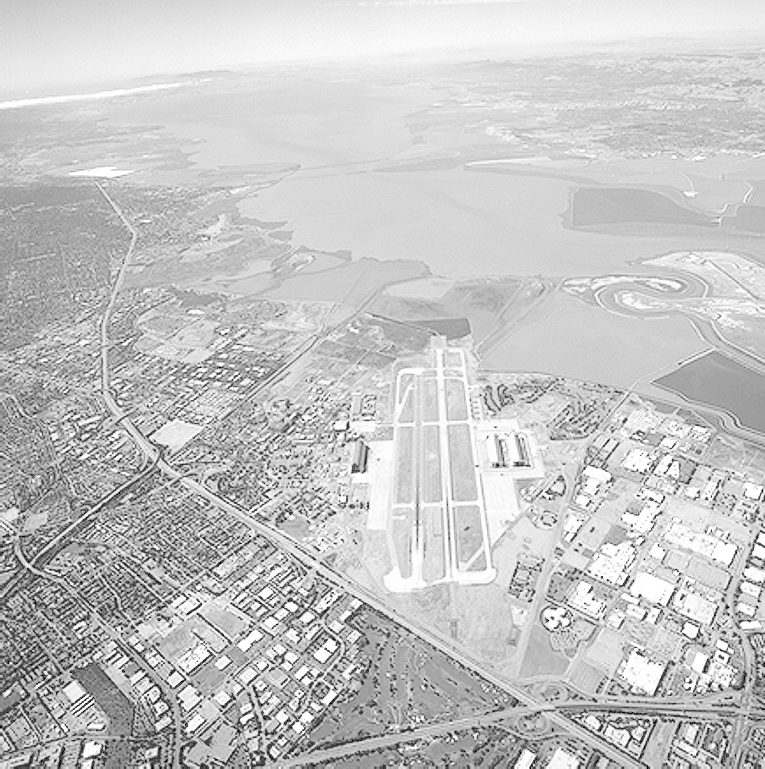
#> input picture data/runway.png, 765 x 769 px
$ jupyter execute assignement_01.ipynb
#> lines starting #> are read from the running program, lines starting #| are printed output that depends on the picture; after the words box and inside, x2 and y2 are one past the last pixel; in counts of white or black regions, pixels touching at a corner belong together
[cell 1]
import cv2
import numpy as np
import matplotlib.pyplot as plt

Questio - 01

[cell 2]
image_path = '../data/runway.png'
img = cv2.imread(image_path, cv2.IMREAD_GRAYSCALE)
#> img is the input picture: shape (769, 765); min 0, max 255, mean 197.1

if img is not None:
    # Normalize input pixel intensity (r) to the range [0, 1] as requested
    r = img / 255.0

    # (a) Gamma correction with gamma = 0.5
    gamma_a = 0.5
    s_a = np.power(r, gamma_a)
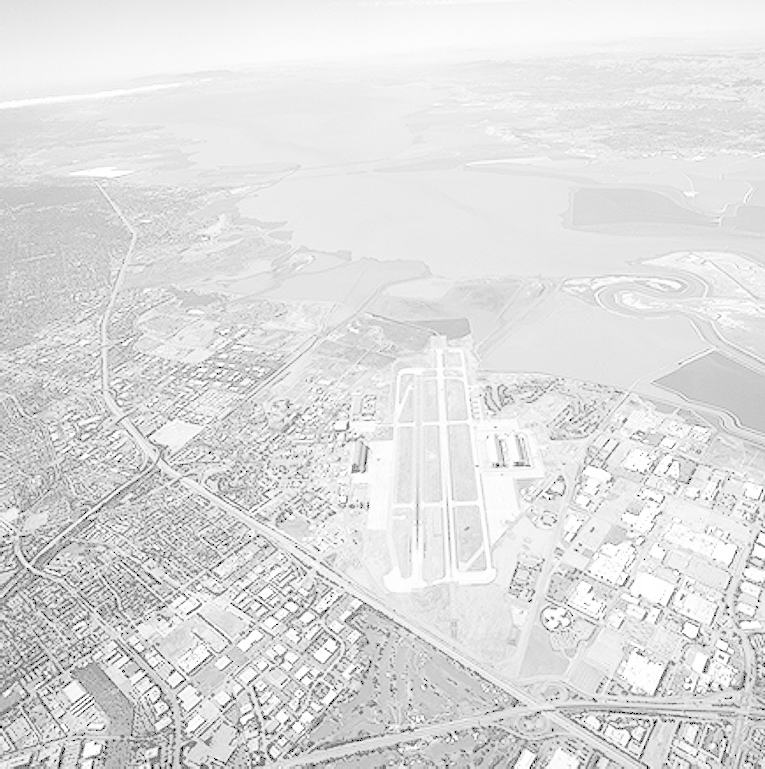
#> s_a: shape (769, 765) float64; min 0, max 1, mean 0.873

    # (b) Gamma correction with gamma = 2
    gamma_b = 2.0
    s_b = np.power(r, gamma_b)
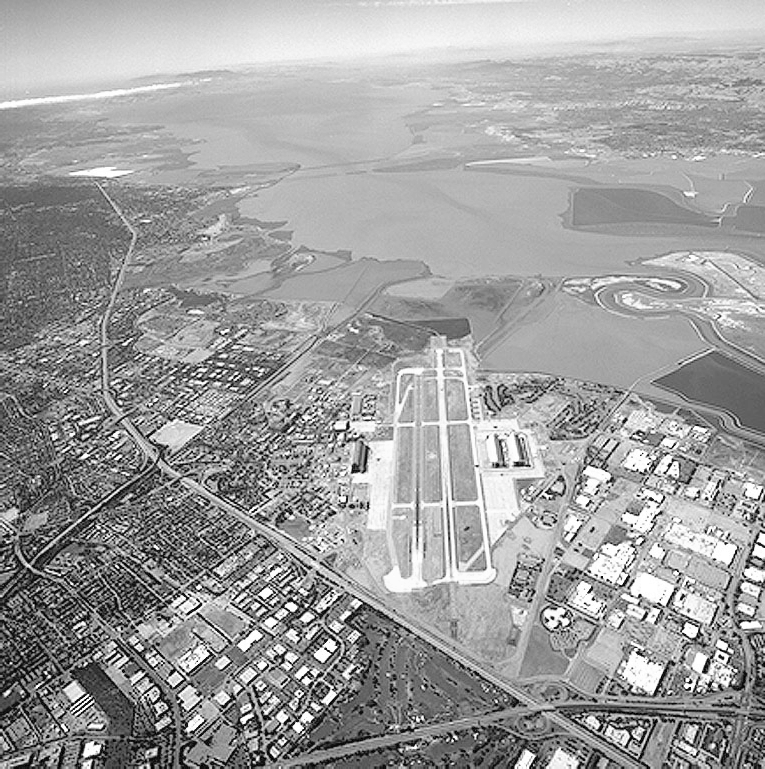
#> s_b: shape (769, 765) float64; min 0, max 1, mean 0.623

    # (c) Contrast Stretching (linear piecewise)
    r1, r2 = 0.2, 0.8
    s_c = np.zeros_like(r) # Initialize output array with zeros

    # Apply the piecewise mathematical conditions directly
    s_c[r < r1] = 0
    mask = (r >= r1) & (r <= r2) # Mid-range condition
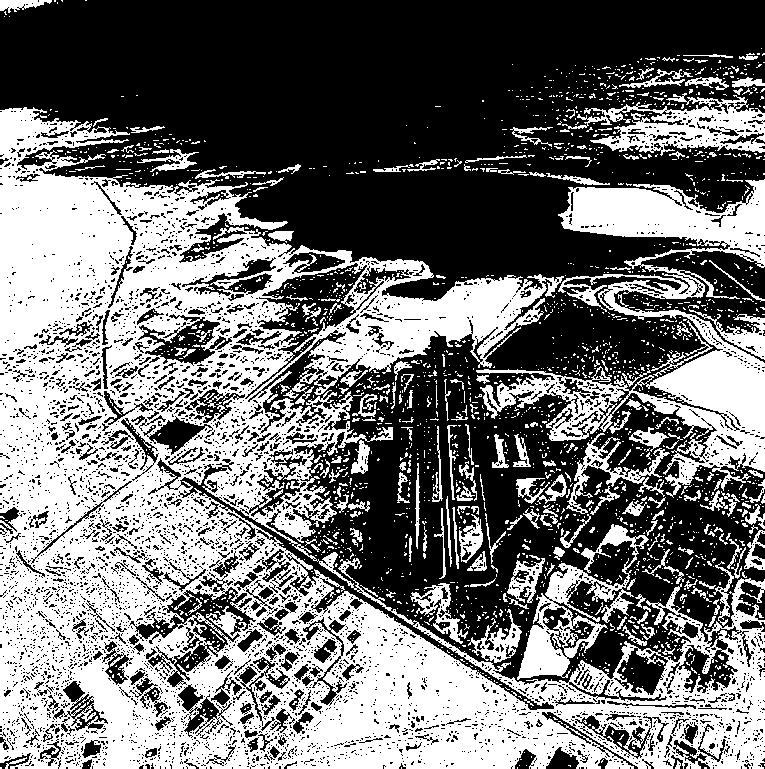
#> mask: shape (769, 765) bool; 44.8% white; 2141 white regions (1928 under 20 px), largest, box (x1, y1, x2, y2) and area: (0, 107, 765, 769) 195679, (476, 179, 765, 498) 27111, (517, 524, 649, 680) 5446
    s_c[mask] = (r[mask] - r1) / (r2 - r1)
    s_c[r > r2] = 1
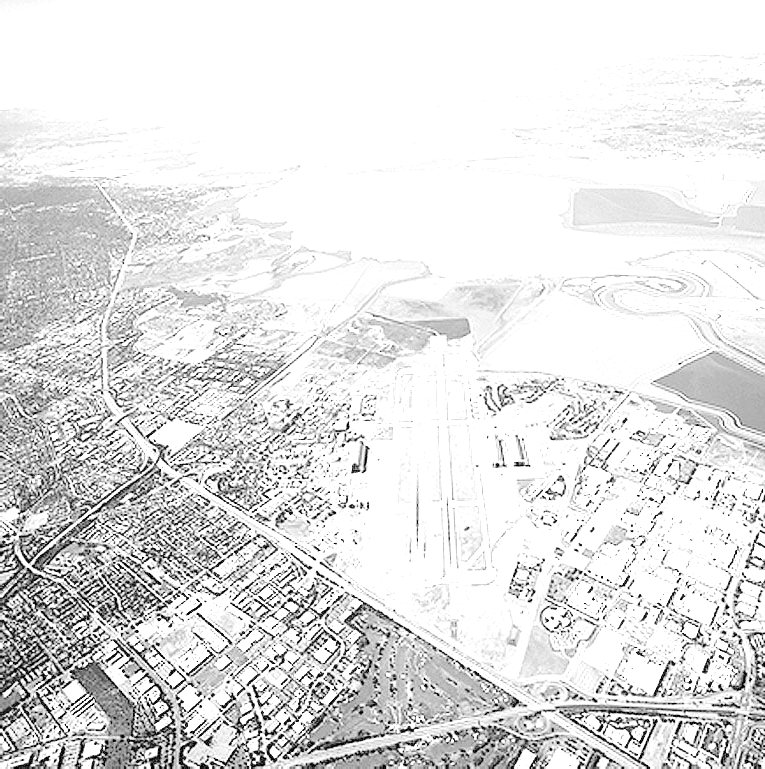
#> s_c: shape (769, 765) float64; min 0, max 1, mean 0.884

    fig, axes = plt.subplots(1, 4, figsize=(20, 5))

    axes[0].imshow(r, cmap='gray', vmin=0, vmax=1)
    axes[0].set_title('Original Image')
    axes[0].axis('off')

    axes[1].imshow(s_a, cmap='gray', vmin=0, vmax=1)
    axes[1].set_title('Gamma = 0.5')
    axes[1].axis('off')

    axes[2].imshow(s_b, cmap='gray', vmin=0, vmax=1)
    axes[2].set_title('Gamma = 2.0')
    axes[2].axis('off')

    axes[3].imshow(s_c, cmap='gray', vmin=0, vmax=1)
    axes[3].set_title('Contrast Stretching')
    axes[3].axis('off')

    plt.tight_layout()
    plt.show()

    fig.savefig('../output/q1_results.png', bbox_inches='tight')

else:
    print(f"Error: Could not find image at {image_path}")

Question - 02

[cell 3]
image_path_2 = '../data/highlights_and_shadows.jpg'
img_bgr = cv2.imread(image_path_2)
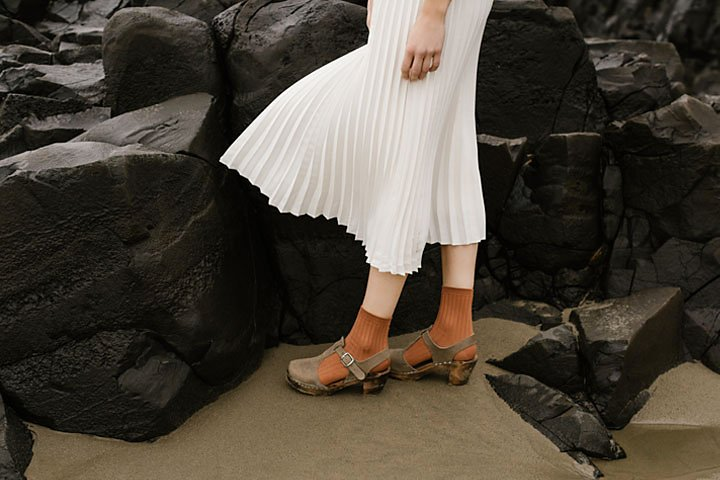
#> input picture data/highlights_and_shadows.jpg, 720 x 480 px
#> img_bgr is the input picture: shape (480, 720, 3); mean B, G, R 58.1, 68.6, 75.7

if img_bgr is not None:
    img_rgb = cv2.cvtColor(img_bgr, cv2.COLOR_BGR2RGB)

    # (a) Convert to L*a*b* and Apply Gamma Correction
    img_lab = cv2.cvtColor(img_bgr, cv2.COLOR_BGR2LAB)
#> img_lab: shape (480, 720, 3); mean of channels 0, 1, 2 71.3, 129.1, 135

    # Split into the L, a, and b channels
    l, a, b = cv2.split(img_lab)
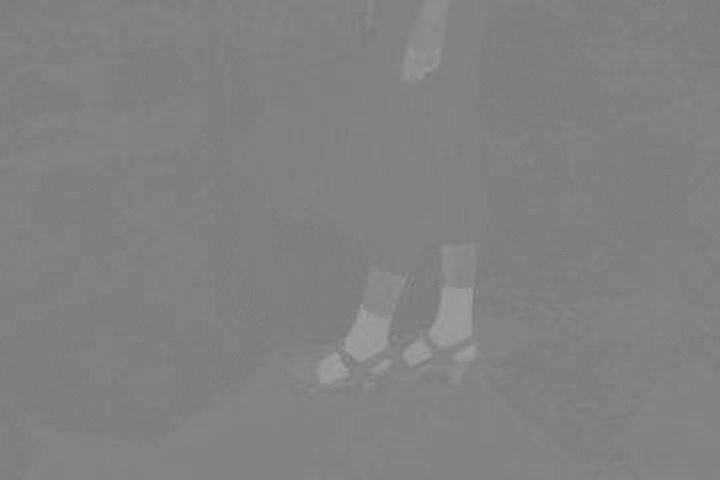
#> a: shape (480, 720); min 119, max 160, mean 129.1

    # Normalize the L channel to the range [0, 1] for mathematical operations
    l_norm = l / 255.0

    # Define the gamma value.
    # Since the image likely has heavy shadows based on its name,
    # a gamma < 1 will boost the darker midtones.
    gamma_val = 0.5

    # Apply the power-law transformation (Gamma Correction)
    l_corrected_norm = np.power(l_norm, gamma_val)
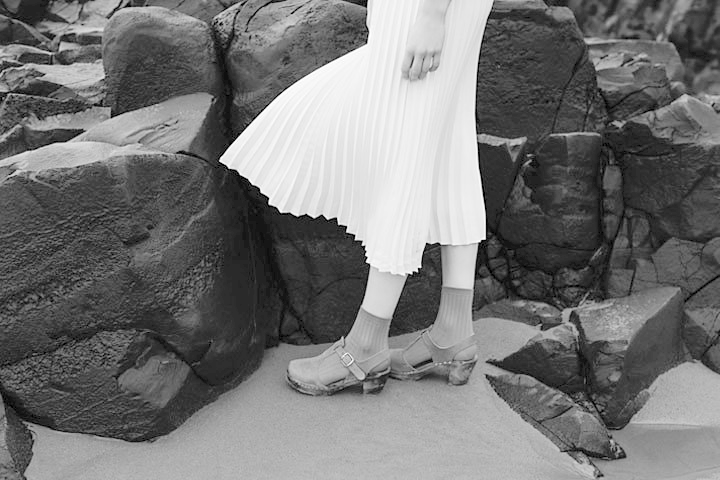
#> l_corrected_norm: shape (480, 720) float64; min 0, max 1, mean 0.462

    # Scale back to [0, 255] and convert back to 8-bit unsigned integers
    l_corrected = np.clip(l_corrected_norm * 255.0, 0, 255).astype(np.uint8)

    # Merge the corrected L channel back with the untouched a and b color channels
    lab_corrected = cv2.merge((l_corrected, a, b))
#> lab_corrected: shape (480, 720, 3); mean of channels 0, 1, 2 117.3, 129.1, 135

    # Convert the assembled LAB image back to RGB for displaying
    img_corrected_rgb = cv2.cvtColor(lab_corrected, cv2.COLOR_LAB2RGB)
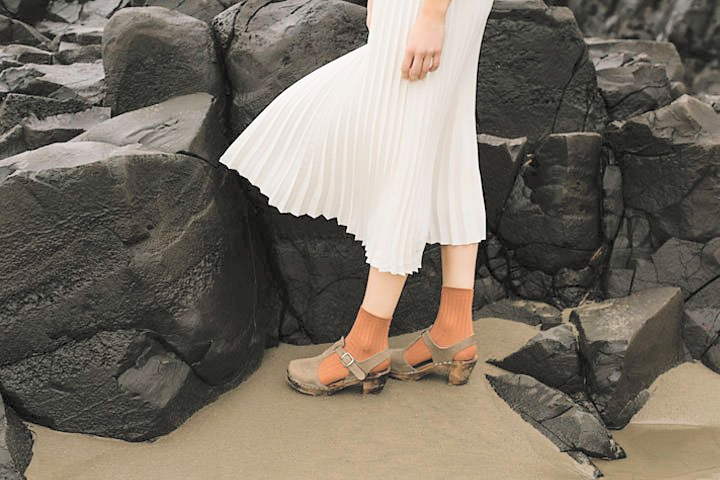
#> img_corrected_rgb: shape (480, 720, 3); mean R, G, B 118.8, 111.1, 100.2

    # (b) Show Histograms
    # Calculate histograms for the original and corrected L channels
    # We use 256 bins for the 0-255 intensity range
    hist_orig = cv2.calcHist([l], [0], None, [256], [0, 256])
#> hist_orig = 256 values, max 13634 at index 12, min 0 at index 4, mean 1350
    hist_corr = cv2.calcHist([l_corrected], [0], None, [256], [0, 256])
#> hist_corr = 256 values, max 13634 at index 55, min 0 at index 1, mean 1350

    #  Visualization
    fig, axes = plt.subplots(2, 2, figsize=(14, 10))

    # Plot 1: Original Image
    axes[0, 0].imshow(img_rgb)
    axes[0, 0].set_title('Original Image')
    axes[0, 0].axis('off')

    # Plot 2: Corrected Image
    axes[0, 1].imshow(img_corrected_rgb)
    axes[0, 1].set_title(rf'Gamma Corrected Image ($\gamma={gamma_val}$)')
    axes[0, 1].axis('off')

    # Plot 3: Original Histogram
    axes[1, 0].plot(hist_orig, color='black')
    axes[1, 0].fill_between(np.arange(256), hist_orig.flatten(), color='gray', alpha=0.5)
    axes[1, 0].set_title('Histogram of Original L Channel')
    axes[1, 0].set_xlabel('Pixel Intensity')
    axes[1, 0].set_ylabel('Frequency')
    axes[1, 0].set_xlim([0, 256])
    axes[1, 0].grid(True, alpha=0.3)

    # Plot 4: Corrected Histogram
    axes[1, 1].plot(hist_corr, color='black')
    axes[1, 1].fill_between(np.arange(256), hist_corr.flatten(), color='gray', alpha=0.5)
    axes[1, 1].set_title('Histogram of Corrected L Channel')
    axes[1, 1].set_xlabel('Pixel Intensity')
    axes[1, 1].set_ylabel('Frequency')
    axes[1, 1].set_xlim([0, 256])
    axes[1, 1].grid(True, alpha=0.3)

    plt.tight_layout()
    plt.show()
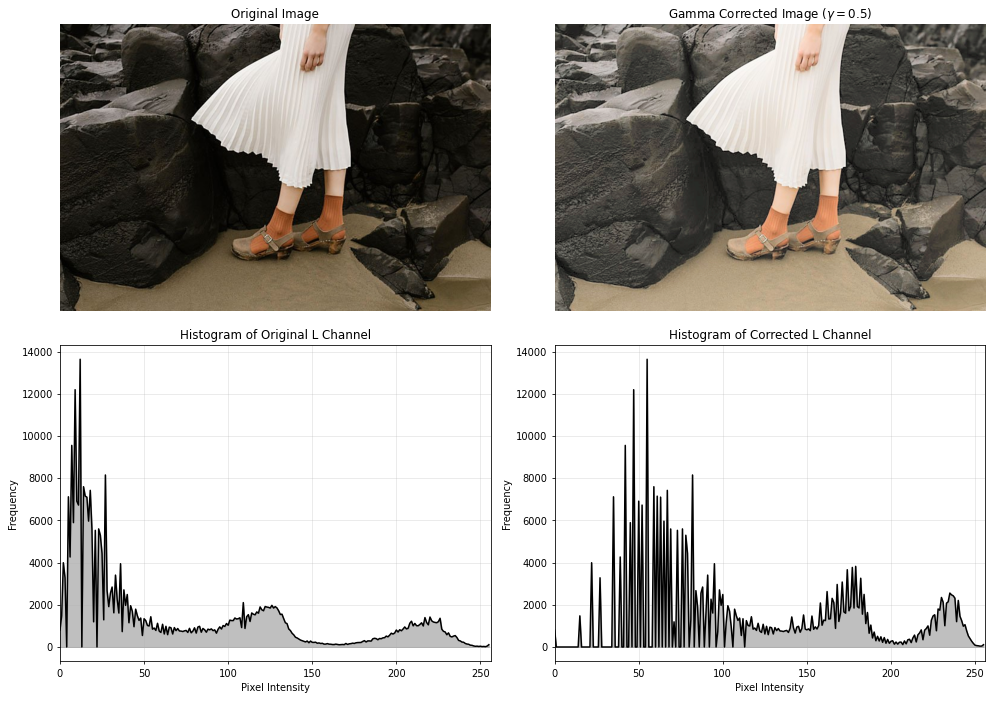
#> figure drawn by matplotlib, 4 panels; panel 3: curve peaks at x = 12, y = 13634; panel 4: curve peaks at x = 55, y = 13634

    fig.savefig('../output/q2_results.png', bbox_inches='tight')
else:
    print(f"Error: Could not find image at {image_path_2}")
